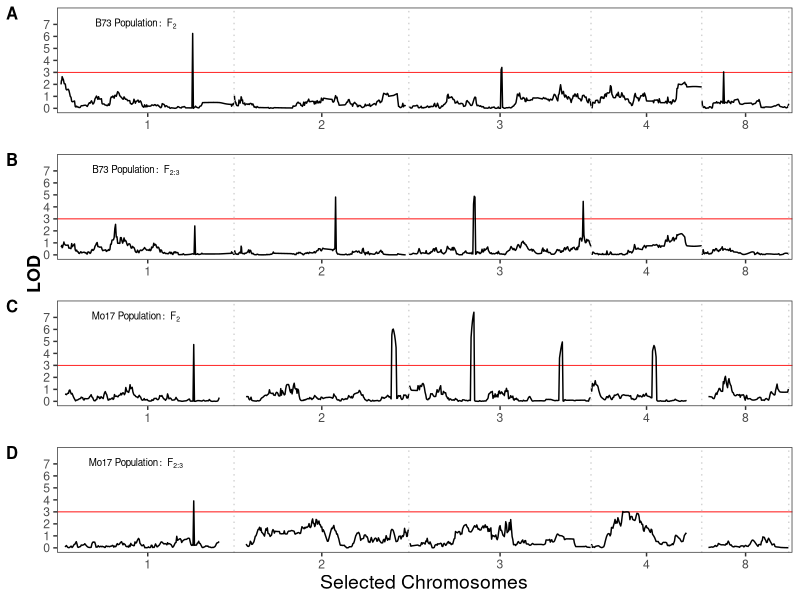
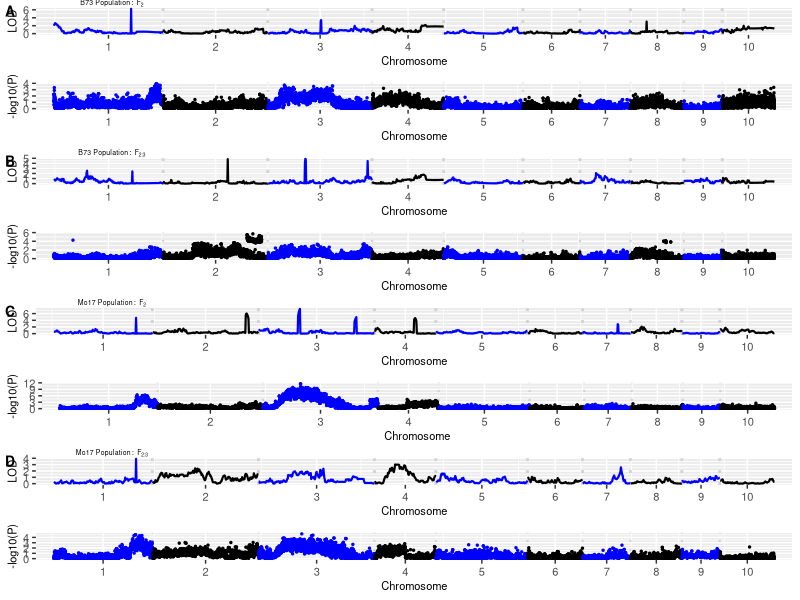

Recreate these plots in R, in order.
## ---- chunk 1
library(tidyverse)
library(broom)
library(cowplot)
library(grid)
library(gridExtra)

print(sessionInfo())
## ---- chunk 2
###Compiled the LOD score outputs from IcIM software into one file to create 
###the QTL maps (for plotting figure 2)
##Input the data
data <- read_tsv(file = "All_Results.txt") %>% 
  mutate(Color = Chromosome %% 2)

##This is pulling out the chromosomes where there is at least one significant QTL
##across all the data.
chrsPull <- data %>%
  select(Chromosome,LOD) %>%
  filter(LOD >= 3.0) %>%
  select(Chromosome) %>%
  unique() %>%
  arrange(Chromosome) %>%
  pull(Chromosome)

##Since we have a consensus map, we can pull the markers from all the populations and 
##use that as the order (for plotting). We want the genetic positions to align across
##the populations as we plot
unique_order <- data %>%
  filter(Chromosome %in% chrsPull) %>%
  select(Chromosome,Position) %>%
  unique() %>%
  arrange(Chromosome,Position) %>%
  mutate(Order = row_number())
  

##This pulls the order of the markers into the data frame so we can plot
data_formatted <- data %>%
  filter(Chromosome %in% chrsPull) %>%
  left_join(unique_order,by = c("Chromosome","Position"))

##This calculates the chromosome midpoints and max. It is for plotting purposes, so we have
##the chromsome name in the middle of the chr and a break there
midpoints <- data_formatted %>%
  select(Chromosome,Order,LOD) %>%
  group_by(Chromosome) %>%
  summarise(Max = max(Order),
            Min = min(Order),
            Max_LOD = max(LOD)) %>%
  #filter(Max_LOD >= 3.0) %>%
  mutate(Break = round(((Max-Min)/2 + Min),0)) %>%
  ungroup()


##This is going to plot each LOD map (4) to a data.frame. We are going to add stuff specifically
##to each map            
maps <- data_formatted %>%
  group_by(Population,TraitName) %>%
  do(
    plots = ggplot(data = .) +
      geom_hline(yintercept = 3, color = "red", size = .3) +
      geom_line(aes(x = Order, y = LOD, group = Chromosome)) +
      theme_bw() + 
      scale_y_continuous(name = " \n",
                         #limits = c(0,max(.$LOD) + 1),
                         limits = c(0,8),
                         breaks = seq(from = 0, to = 7, by = 1))  +
      theme(panel.grid.major = element_blank(),
            panel.grid.minor = element_blank())
    )

##This is going to add the chromsome breaks and chromsome lines
for (i in 1:dim(maps)[1]) {
  holder <- midpoints
  maps$plots[i][[1]] <- maps$plots[i][[1]] +
    scale_x_continuous(breaks = holder$Break,
                       labels = holder$Chromosome,
                       expand = c(.005,.005),
                       limits = c(0,max(unique_order$Order)),
                       name = element_blank()) +
    geom_vline(data = holder,
               aes(xintercept = Max),color = "lightGray", 
               size = .5, linetype = "dotted")
}

##This is going to actually plot the maps and add some labels
popLabel_Size <- 7
locDiff <- .04
allPlots <- plot_grid(maps$plots[1][[1]],
          maps$plots[2][[1]],
          maps$plots[3][[1]],
          maps$plots[4][[1]],
          ncol = 1) + 
  # draw_plot_label(label = "Selected Chromosomes",
  #                                    x = .55,y = .005, 
  #                                    size = 12,
  #                                    hjust = 0.5,vjust = 0) +
  draw_plot_label(c("A","B","C","D"),
                                  c(0,0,0,0),
                                  c(1,.75,.5,.25),
                  size = 12) +
  draw_label(label = "LOD",
             x = .05, y = .5,
             size = 13,
             hjust = 0,vjust = 0,
             angle = 90,
             fontface = "bold") +
  draw_label(label = expression(B73~Population:~F[2]),
             size = popLabel_Size,
             x = .17,
             y = 1 - 0 - locDiff,
             fontface = "bold") +
  draw_label(label = expression(B73~Population:~F[2:3]),
             size = popLabel_Size,
             x = .17,
             y = 1 - .25 - locDiff,
             fontface = "bold") +
  draw_label(label = expression(Mo17~Population:~F[2]),
             size = popLabel_Size,
             x = .17,
             y = 1 - .50 - locDiff,
             fontface = "bold") +
  draw_label(label = expression(Mo17~Population:~F[2:3]),
             size = popLabel_Size,
             x = .17,
             y = 1 - .75 - locDiff,
             fontface = "bold")

allPlots <- add_sub(allPlots,"Selected Chromosomes", 
                    vpadding = grid::unit(0, "lines"),
                    y = 1.3, x = .4, hjust = 0)
##This plots and saves figure 2 from paper
plot_grid(allPlots)


# ggsave(filename = "QTL_Maps_consensus_v2.pdf",
#        plot = plot_grid(allPlots),
#        dpi = 600,
#        width = 7,
#        height = 5)

## ---- chunk 3
##############################Supplemental Figure #######################
##This is going to create supplemental figure 2 which compares the single marker scan
##with the LOD mapping

##Created LOD map with all chromosomes
##Figures out the midpoints now for the LOD data with all the chromosomes
midpoints_all <- data %>%
  select(Population,Chromosome,Position) %>%
  unique() %>%
  arrange(Population,Chromosome,Position) %>%
  group_by(Population) %>%
  mutate(Order = row_number()) %>%
  ungroup() %>%
  group_by(Population, Chromosome) %>%
  summarise(Max = max(Order),
            Min = min(Order),
            Break = (Max + Min) / 2) %>% 
  ungroup()

max_all <- midpoints_all %>% 
  select(Population,Chromosome,Max,Min)
##This creates a plotting function to plot a genetic map given a population name and traitID
LOD_plotter <- function(data,Pop,Trait, midpoints) {
  data <- data
  Pop <- Pop
  Trait <- Trait
  midpoints <- midpoints %>%
    filter(Population == Pop)
  data %>%
    filter(Population == Pop,
           TraitID == Trait) %>%
    arrange(Chromosome,Position) %>%
    mutate(Order = row_number()) %>%
    ggplot() +
    geom_vline(data = midpoints %>%
                 filter(Chromosome != 10),
               aes(xintercept = Max),
               linetype = "dotted",
               size = 1,
               color = "light gray") +
    geom_line(aes(x = Order, 
                  y = LOD, 
                  group = Chromosome, 
                  color = factor(Color)),
              size = .75,
              show.legend = FALSE) +
    xlab("Chromosome") +
    scale_x_continuous(labels = c(1:10),
                       breaks = midpoints %>%
                         pull(Break),
                       expand = c(0.025,0)) +
    scale_color_manual(values = c("black","blue")) +
    theme(text = element_text(size = 8),
          axis.text = element_text(size = 8))
}

##Creating the supplementary comparison file of the single marker scan
##with the lnikage mapping results
##This imports the single marker scan data
b73_single <- read_tsv("Single_Marker_Scan/pvalues_B73.txt")
mo17_single <- read_tsv("Single_Marker_Scan/pvalues_Mo17.txt")

##Combines the data into a single data frame
man_data <- b73_single %>%
  mutate(Population = "B73") %>%
  bind_rows(mo17_single %>%
              mutate(Population = "Mo17")) %>%
  gather(Trait,P,-Population,-SNP,-CHR,-BP) %>%
  rename(TraitID = Trait) %>%
  mutate(TraitID = ifelse(TraitID == "F2",1,2))

##Determines the midpoints for that data again for plotting purposes
##It also pulls in the max position for the genetic maps to align the maps so the
##chromosomes overlap

##This is the data used to recalculate the position along the x-axis for the single 
##marker data
renumber_man <- man_data %>%
  select(Population,CHR,BP) %>%
  unique() %>%
  group_by(Population) %>%
  mutate(Order = row_number()) %>% 
  group_by(Population, CHR) %>%
  summarise(Max2 = max(Order),
            Min2 = min(Order)) %>% 
  ungroup() %>% 
  mutate(Chromosome = CHR) %>% 
  left_join(max_all,by = c("Population","Chromosome")) %>%
  ungroup() %>%
  mutate(Ratio = (Max - Min)/(Max2 - Min2)) %>% 
  select(Population,CHR,Min,Ratio)

##This creates the mid points for this new ordered data
midpoints_man <- renumber_man %>% 
  left_join(man_data %>% 
              select(Population,CHR,BP) %>% 
              unique(),
            by = c("Population","CHR")) %>% 
  arrange(Population,CHR,BP) %>% 
  group_by(Population,CHR) %>%
  mutate(Order = (((row_number() - 1) * Ratio) + Min)) %>% 
  summarise(Max = max(Order),
            Min = min(Order),
            Break = (Max + Min)/2) %>% 
  ungroup()



##Creates a plotting function for the single marker scan data that
##uses pop and tratID information
manhattan_plotter <- function(data,Pop,Trait, midpoints) {
  data <- data
  Pop <- Pop
  Trait <- Trait
  midpoints <- midpoints %>%
    filter(Population == Pop)
  data %>%
    filter(Population == Pop,
           TraitID == Trait) %>%
    arrange(CHR,BP) %>%
    left_join(renumber_man,by = c("Population","CHR")) %>%
    arrange(Population,CHR,BP) %>% 
    group_by(Population,CHR) %>%
    mutate(Order = (((row_number() - 1) * Ratio) + Min),
           Color = CHR %% 2) %>% 
    ungroup() %>% 
    ggplot() +
    geom_vline(data = midpoints %>%
                 filter(CHR != 10),
               aes(xintercept = Max),
               linetype = "dotted",
               size = .75,
               color = "light gray") +
    geom_point(aes(x = Order, y = -log10(P),
                   color = factor(Color)),
               show.legend = FALSE,
               size = .5) +
    xlab("Chromosome") +
    scale_x_continuous(labels = c(1:10),
                       breaks = midpoints %>%
                         pull(Break),
                       expand = c(0.025,0)) +
    scale_color_manual(values = c("black","blue")) +
    theme(text = element_text(size = 8),
          axis.text = element_text(size = 8))
}

##This actually plots each one of the maps and combines with with the single marker scan map
plot1 <- 
  plot_grid(LOD_plotter(data = data,
                        Pop = "B73",
                        Trait = 1,
                        midpoints = midpoints_all),
            manhattan_plotter(data = man_data,
                              Pop = "B73",
                              Trait = 1,
                              midpoints = midpoints_man),
            ncol = 1)
plot2 <- 
  plot_grid(LOD_plotter(data = data,
                        Pop = "B73",
                        Trait = 2,
                        midpoints = midpoints_all),
            manhattan_plotter(data = man_data,
                              Pop = "B73",
                              Trait = 2,
                              midpoints = midpoints_man),
            ncol = 1)
plot3 <- 
  plot_grid(LOD_plotter(data = data,
                        Pop = "Mo17",
                        Trait = 1,
                        midpoints = midpoints_all),
            manhattan_plotter(data = man_data,
                              Pop = "Mo17",
                              Trait = 1,
                              midpoints = midpoints_man),
            ncol = 1)
plot4 <- 
  plot_grid(LOD_plotter(data = data,
                        Pop = "Mo17",
                        Trait = 2,
                        midpoints = midpoints_all),
            manhattan_plotter(data = man_data,
                              Pop = "Mo17",
                              Trait = 2,
                              midpoints = midpoints_man),
            ncol = 1)



##This combines the individual plot and makes one big plot seen in supplemental figure 2
popLabel_Size <- 5
locDiff <- .01
allPlots_man_B73 <- plot_grid(plot1,
                      plot2,
                      ncol = 1,
                      labels = c("A","B"),
                      label_size = 10) +
  draw_label(label = expression(B73~Population:~F[2]),
             size = popLabel_Size,
             x = .14,
             y = 1 - locDiff) +
  draw_label(label = expression(B73~Population:~F[2:3]),
             size = popLabel_Size,
             x = .14,
             y = .5 - locDiff)
  
allPlots_man_Mo17 <- plot_grid(plot3,
                               plot4,
                               ncol = 1,
                               labels = c("C","D"),
                               label_size = 10) +
  draw_label(label = expression(Mo17~Population:~F[2]),
             size = popLabel_Size,
             x = .14,
             y = 1 - locDiff) +
  draw_label(label = expression(Mo17~Population:~F[2:3]),
             size = popLabel_Size,
             x = .14,
             y = .5 - locDiff)

plot_grid(allPlots_man_B73,
          allPlots_man_Mo17,
          ncol = 1)
# ggsave(filename = "Combined_ComparisonFigure_Supplemental_color.pdf",
#        plot = plot_grid(allPlots_man_B73,
#                         allPlots_man_Mo17,
#                         ncol = 1),
#        dpi = 600,
#        width = 7,
#        height = 9)

